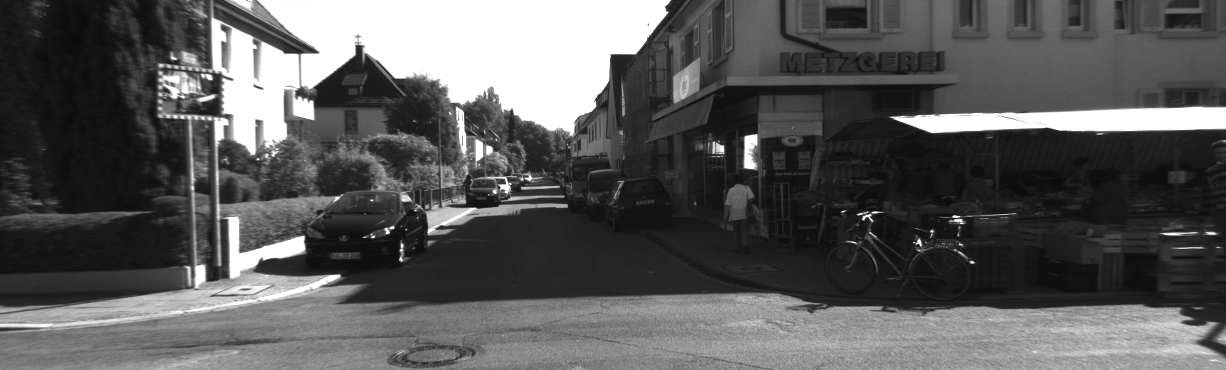
#> input picture data/KITTI07/image_0/000000.png, 1226 x 370 px
$ python fundamental_mat_estimation.py
#> lines starting #> are read from the running program, lines starting #| are printed output that depends on the picture; long printed decimals are rounded
import numpy as np
import cv2 as cv

# Load two images
img1 = cv.imread('../data/KITTI07/image_0/000000.png')
#> img1 is the input picture: shape (370, 1226, 3); min 9, max 255, mean 89.5
img2 = cv.imread('../data/KITTI07/image_0/000023.png')
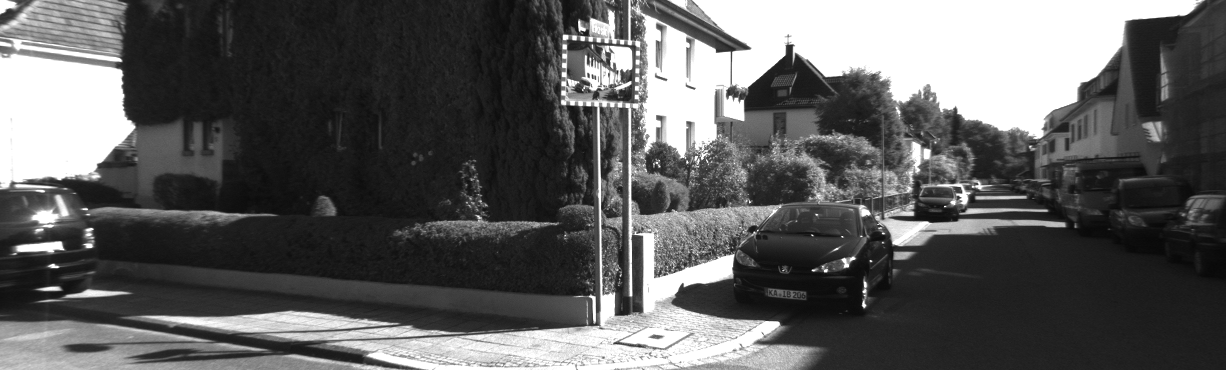
#> input picture bin/data/KITTI_07_L/000023.png, 1226 x 370 px, found by its file name
#> img2 is the input picture: shape (370, 1226, 3); min 7, max 255, mean 93
assert (img1 is not None) and (img2 is not None), 'Cannot read the given images'
f, cx, cy = 707.0912, 601.8873, 183.1104 # From the KITTI dataset
K = np.array([[f, 0, cx], [0, f, cy], [0, 0, 1]])

# Retrieve matching points
fdetector = cv.BRISK_create()
keypoints1, descriptors1 = fdetector.detectAndCompute(img1, None)
#> keypoints1 = 2171 keypoints; strongest (x, y, size): (931, 231, 12.4), (842, 211, 12.1), (858, 214, 12.5), (400, 259, 14.3)
keypoints2, descriptors2 = fdetector.detectAndCompute(img2, None)
#> keypoints2 = 4225 keypoints; strongest (x, y, size): (813, 270, 12), (812, 235, 11.1), (862, 304, 18.6), (944, 206, 10.5)

fmatcher = cv.DescriptorMatcher_create('BruteForce-Hamming')
match = fmatcher.match(descriptors1, descriptors2)
#> match = 2171 matches

# Calculate the fundamental matrix
pts1, pts2 = [], []
for i in range(len(match)):
    pts1.append(keypoints1[match[i].queryIdx].pt)
    pts2.append(keypoints2[match[i].trainIdx].pt)
#> after the loop, pts1 = 2171 pairs, first value 29.94 to 1204.5, second value 22.03 to 351.8; pts2 = 2171 pairs, first value 20.74 to 1191.8, second value 16.52 to 355.9
pts1 = np.array(pts1, dtype=np.float32)
pts2 = np.array(pts2, dtype=np.float32)
F, inlier_mask = cv.findFundamentalMat(pts1, pts2, cv.FM_RANSAC, 0.5, 0.999)
#> F = [[1.4e-07, 1.58e-05, -0.00227], [-1.63e-05, 3.53e-06, 0.00255], [0.00223, -0.00997, 1]]; inlier_mask = 2171 values, max 1 at index 154, min 0 at index 0, mean 0.0553
print(f'* F = {F}')
#| * F = [[ 1.39990527e-07  1.57955063e-05 -2.27382010e-03]
#|  [-1.62840522e-05  3.52600410e-06  2.54934765e-03]
#|  [ 2.23415310e-03 -9.96959311e-03  1.00000000e+00]]
print(f'* The number of inliers = {sum(inlier_mask.ravel())}')
#| * The number of inliers = 120

# Extract relative camera pose between two images
E = K.T @ F @ K
#> E = [[0.07, 7.9, 0.497], [-8.14, 1.76, -4.67], [-0.469, 0.13, -0.268]]
positive_num, R, t, positive_mask = cv.recoverPose(E, pts1, pts2, K, mask=inlier_mask)
#> positive_num = 117; R = [[0.861, -0.119, 0.494], [0.107, 0.993, 0.0531], [-0.497, 0.00699, 0.868]]; t = [0.00353, 0.0575, -0.998]; positive_mask = 2171 values, max 1 at index 154, min 0 at index 0, mean 0.0539
print(f'* R = {R}')
#| * R = [[ 0.8613 -0.1191  0.494]
#|  [ 0.1068  0.9929  0.05312]
#|  [-0.4968  0.00699  0.8679]]
print(f'* t = {t}')
#| * t = [[ 0.003527]
#|  [ 0.05755]
#|  [-0.9983]]
print(f'* The position of Image #2 = {-R.T @ t}') # [-0.57, 0.09, 0.82]
#| * The position of Image #2 = [[-0.5051]
#|  [-0.04974]
#|  [ 0.8616]]
print(f'* The number of positive-depth inliers = {sum(positive_mask.ravel())}')
#| * The number of positive-depth inliers = 117

# Show the matched images
img_matched = cv.drawMatches(img1, keypoints1, img2, keypoints2, match, None, None, None,
                             matchesMask=inlier_mask.ravel().tolist()) # Remove `matchesMask` if you want to show all putative matches
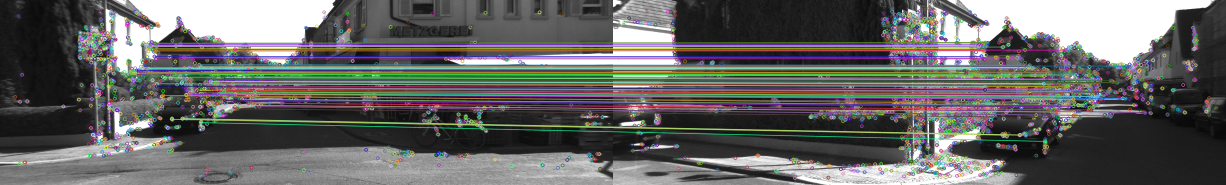
#> img_matched: shape (370, 2452, 3) (shown at 1/2 size); mean B, G, R 99.9, 100.8, 101.2
cv.namedWindow('Fundamental Matrix Estimation', cv.WINDOW_NORMAL)
cv.imshow('Fundamental Matrix Estimation', img_matched)
cv.waitKey(0)
cv.destroyAllWindows()
